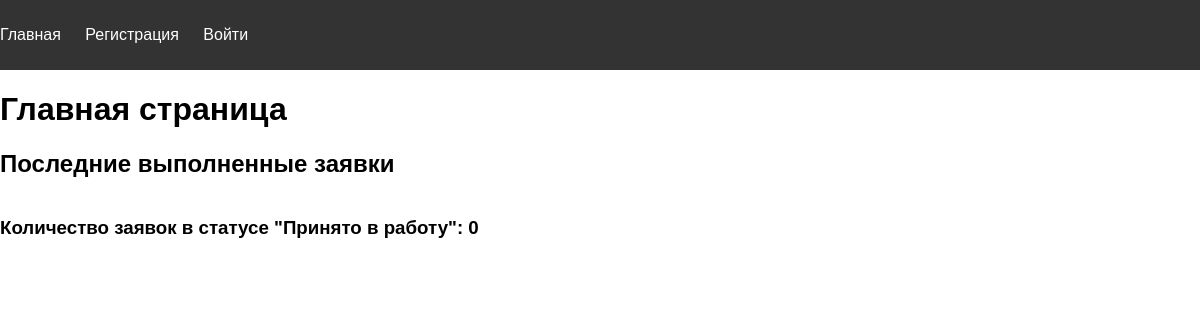
Page /main/ on the earlier database version.
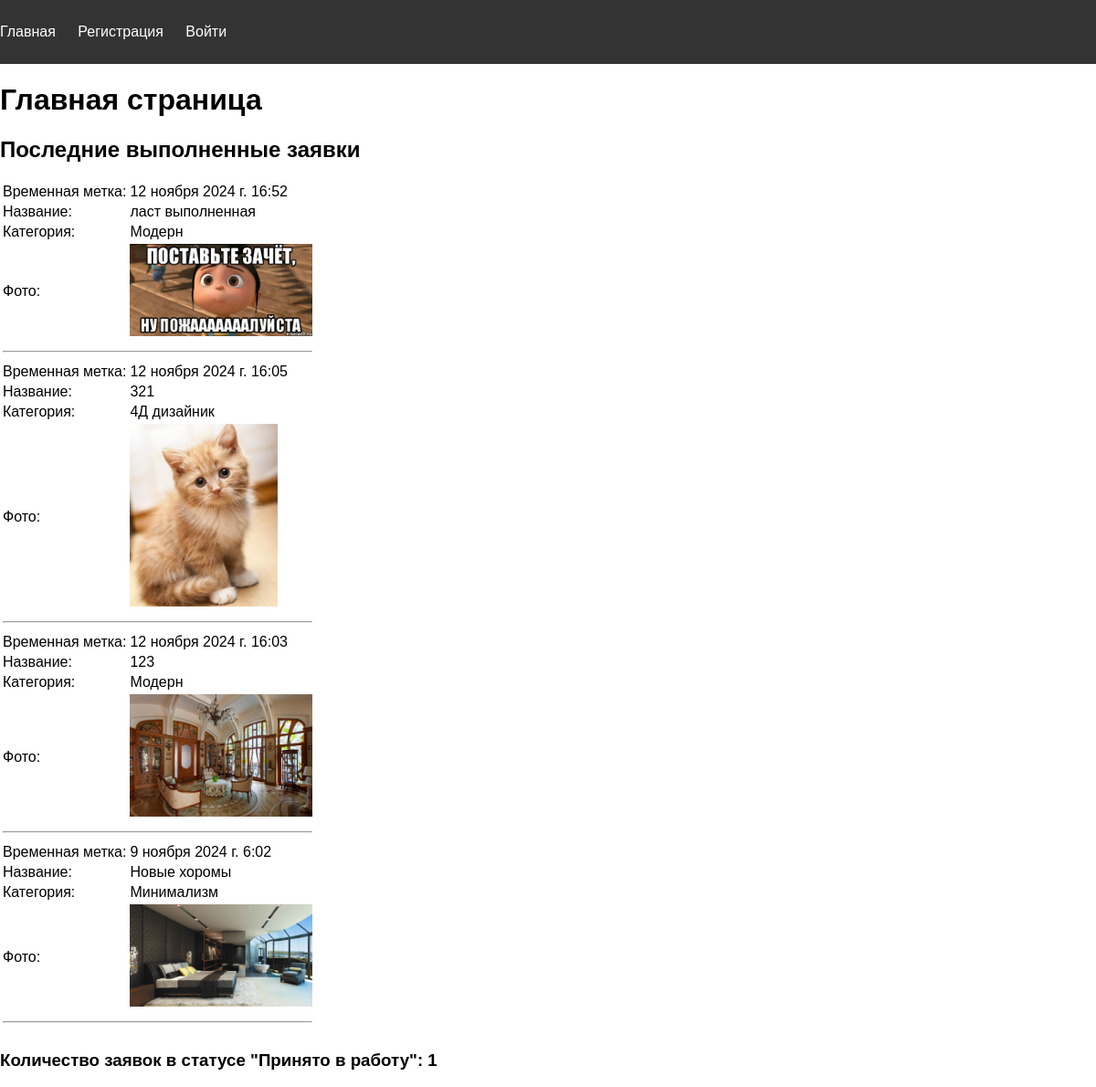
Same page on the later database version.
### studio/models.py (models this page shows, shortened)
class DesignRequest(models.Model):
    STATUS_CHOICES = [
        ('new', 'Новая'),
        ('in_progress', 'Принято в работу'),
        ('completed', 'Выполнено'),
    ]
    user = models.ForeignKey(User, on_delete=models.CASCADE, related_name='design_requests')
    title = models.CharField(max_length=100)
    description = models.TextField()
    category = models.ForeignKey(Category, on_delete=models.CASCADE)  # Изменено на ForeignKey
    photo = models.ImageField(upload_to='design_photos/')
    created_at = models.DateTimeField(auto_now_add=True)
    status = models.CharField(max_length=20, choices=STATUS_CHOICES, default='new')
    comment = models.TextField(blank=True, null=True)
    complexity = models.IntegerField(default=0)  # Поле для сложности заявки

class Category(models.Model):
    name = models.CharField(max_length=255)
    def __str__(self):
        return self.name

### studio/views.py (the view, shortened to what this page needs)
# urls.py: path('main/', main, name='main'),
def main(request):
    if not request.user.is_superuser:
        completed_requests = DesignRequest.objects.filter(status='completed').order_by('-created_at')[:4]
        in_progress_count = DesignRequest.objects.filter(status='in_progress').count()
        return render(request, 'studio/main.html', {
            'completed_requests': completed_requests,
            'in_progress_count': in_progress_count,
        })

### studio/templates/studio/main.html
{% extends 'studio/base.html' %}
{% block header %}
<nav>
    <ul>
        <li><a href="{% url 'main' %}">Главная</a></li>
        {% if user.is_authenticated %}
        <li><a href="{% url 'profile' %}">Профиль</a></li>
        {% else %}
        <li><a href="{% url 'register' %}">Регистрация</a></li>
        <li><a href="{% url 'login' %}">Войти</a></li>
        {% endif %}
    </ul>
</nav>
{% endblock %}
{% block content %}
<h1>Главная страница</h1>
<h2>Последние выполненные заявки</h2>
<table>
    {% for request in completed_requests %}
    <tr>
        <td>Временная метка:</td>
        <td>{{ request.created_at }}</td>
    </tr>
    <tr>
        <td>Название:</td>
        <td>{{ request.title }}</td>
    </tr>
    <tr>
        <td>Категория:</td>
        <td>{{ request.category }}</td>
    </tr>
    <tr>
        <td>Фото:</td>
        <td>
            {% if request.photo %}
            <img src="{{ request.photo.url }}" alt="Фото заявки" style="max-width: 200px; max-height: 200px;">
            {% else %}
            Нет фото
            {% endif %}
        </td>
    </tr>
    <tr>
        <td colspan="2">
            <hr>
        </td>
    </tr>
    {% endfor %}
</table>
<h3>Количество заявок в статусе "Принято в работу": {{ in_progress_count }}</h3>
{% endblock %}

### studio/templates/studio/base.html (shortened to what this page needs)
{% load static %}
<!doctype html>
<html lang="en">
<head>
    <link rel="stylesheet" href="{% static 'studio/css/styles.css' %}">
</head>
<body>
<header>
    {% block header %}
    {% endblock %}
</header>
<main>
    {% block content %}
    {% endblock %}
</main>
</body>
</html>

### studio/static/studio/css/styles.css (style rules this page uses)
body { font-family: Comic Sans, sans-serif; margin: 0; padding: 0; }
header { background-color: #333; color: white; padding: 10px 0; }
header nav ul { list-style-type: none; padding: 0; }
header nav ul li { display: inline; margin-right: 20px; }
header nav ul li a { color: white; text-decoration: none; }

Differences in the rows shown:
added DesignRequest: created_at "12 ноября 2024 г. 16:52", title "ласт выполненная", category "Модерн", photo (picture)
added DesignRequest: created_at "12 ноября 2024 г. 16:05", title "321", category "4Д дизайник", photo (picture)
added DesignRequest: created_at "12 ноября 2024 г. 16:03", title "123", category "Модерн", photo (picture)
added DesignRequest: created_at "9 ноября 2024 г. 6:02", title "Новые хоромы", category "Минимализм", photo (picture)
Other differences:
{{ in_progress_count }}: "0" → "1"
